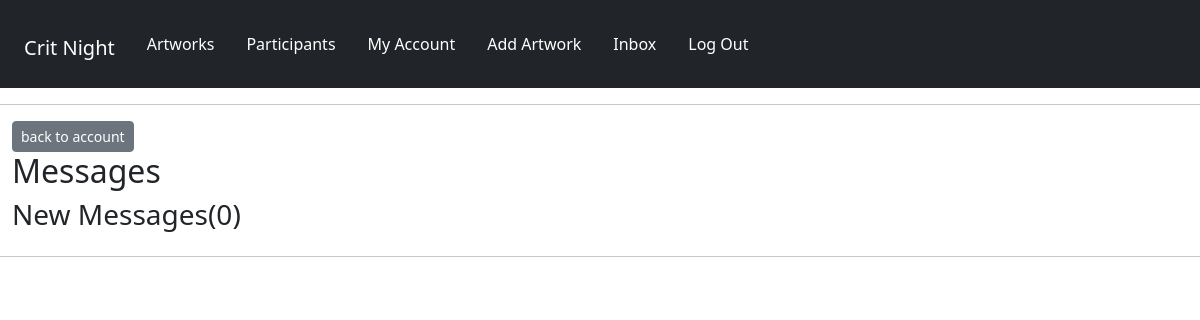
/panelists/inbox/ (signed in), run on an earlier commit of the app's database.
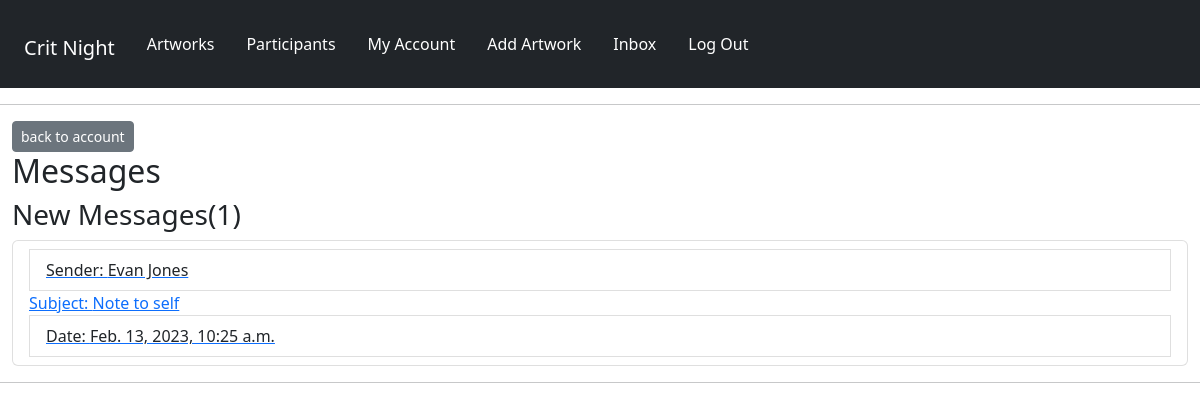
And on a later commit of the database.
### panelists/models.py (models this page shows, shortened)
class Message(models.Model):
    sender = models.ForeignKey(
        Profile, on_delete=models.SET_NULL, null=True, blank=True
    )
    recipient = models.ForeignKey(
        Profile,
        on_delete=models.SET_NULL,
        null=True,
        blank=True,
        related_name="messages",
    )
    name = models.CharField(max_length=200, null=True, blank=True)
    email = models.EmailField(max_length=200, null=True, blank=True)
    subject = models.CharField(max_length=200, null=True, blank=True)
    body = models.TextField()
    is_read = models.BooleanField(default=False, null=True)
    created = models.DateTimeField(auto_now_add=True)
    id = models.UUIDField(
        default=uuid.uuid4, unique=True, primary_key=True, editable=False
    )
    class Meta:
        ordering = ["is_read", "-created"]

### panelists/views.py (the view)
# urls.py: path("inbox/", views.inbox, name="inbox"),
@login_required(login_url="login")
def inbox(request):
    profile = request.user.profile
    messageRequests = profile.messages.all()
    unreadCount = messageRequests.filter(is_read=False).count()
    context = {"messageRequests": messageRequests, "unreadCount": unreadCount}
    return render(request, "panelists/inbox.html", context)

### panelists/templates/panelists/inbox.html
{% extends 'main.html' %}
{% block content %}
<div class="container-fluid">
    <a href="{% url 'account' %}" class="btn btn-secondary btn-sm">back to account</a>
<h2>Messages</h2>
<h3>New Messages(<span>{{unreadCount}}</span>)</h3>
  <ul class="list-group">
    {% for message in messageRequests %}
        {% if message.is_read == False %}
    <li class="list-group-item">
        {% else %}
    <li class="list-group-item" message"></li>
        {% endif %}
        <a href="{% url 'message' message.id %}">
        <span class="list-group-item">Sender: {{message.name}}</span>
        <spanclass="list-group-item">Subject: {{message.subject}}</spanclass=>
        <span class="list-group-item">Date: {{message.created}}</span>
    </a>
</li>
    {% endfor %}
  </ul>
</div>
{% endblock %}

What changed in the data, as far as the page shows it:
added Message: name "Evan Jones", subject "Note to self", created "Feb. 13, 2023, 10:25 a.m."
Also different on the page:
{{ unreadCount }}: "0" → "1"
